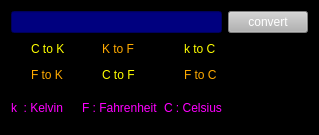
<?xml version="1.0" encoding="UTF-8"?>
<ui version="4.0">
 <class>Form</class>
 <widget class="QWidget" name="Form">
  <property name="geometry">
   <rect>
    <x>0</x>
    <y>0</y>
    <width>299</width>
    <height>135</height>
   </rect>
  </property>
  <property name="windowTitle">
   <string>Form</string>
  </property>
  <property name="styleSheet">
   <string notr="true">background-color: rgb(0, 0, 0);</string>
  </property>
  <layout class="QGridLayout" name="gridLayout">
   <item row="0" column="4">
    <widget class="QPushButton" name="btn_c">
     <property name="styleSheet">
      <string notr="true">background-color: rgb(178, 178, 178);
color: rgb(255, 255, 255);</string>
     </property>
     <property name="text">
      <string>convert</string>
     </property>
    </widget>
   </item>
   <item row="0" column="0" colspan="4">
    <widget class="QLineEdit" name="line">
     <property name="styleSheet">
      <string notr="true">color: rgb(85, 255, 255);
background-color: rgb(0, 0, 127);</string>
     </property>
    </widget>
   </item>
   <item row="1" column="0">
    <widget class="QRadioButton" name="rb_CK">
     <property name="enabled">
      <bool>true</bool>
     </property>
     <property name="styleSheet">
      <string notr="true">color: rgb(255, 255, 0);</string>
     </property>
     <property name="text">
      <string>C to K</string>
     </property>
    </widget>
   </item>
   <item row="2" column="0">
    <widget class="QRadioButton" name="rb_FK">
     <property name="styleSheet">
      <string notr="true">color: rgb(255, 170, 0);</string>
     </property>
     <property name="text">
      <string>F to K</string>
     </property>
    </widget>
   </item>
   <item row="2" column="2">
    <widget class="QRadioButton" name="rb_CF">
     <property name="styleSheet">
      <string notr="true">color: rgb(255, 255, 0);</string>
     </property>
     <property name="text">
      <string>C to F</string>
     </property>
    </widget>
   </item>
   <item row="1" column="2">
    <widget class="QRadioButton" name="rb_KF">
     <property name="styleSheet">
      <string notr="true">color: rgb(255, 170, 0);</string>
     </property>
     <property name="text">
      <string>K to F</string>
     </property>
    </widget>
   </item>
   <item row="3" column="0">
    <widget class="QLabel" name="label_3">
     <property name="styleSheet">
      <string notr="true">color:rgb(255, 0, 255);</string>
     </property>
     <property name="text">
      <string>k  : Kelvin</string>
     </property>
    </widget>
   </item>
   <item row="3" column="2">
    <widget class="QLabel" name="label_5">
     <property name="styleSheet">
      <string notr="true">color:rgb(255, 0, 255);</string>
     </property>
     <property name="text">
      <string>F : Fahrenheit</string>
     </property>
    </widget>
   </item>
   <item row="1" column="3">
    <widget class="QRadioButton" name="rb_KC">
     <property name="styleSheet">
      <string notr="true">color: rgb(255, 255, 0);</string>
     </property>
     <property name="text">
      <string>k to C</string>
     </property>
    </widget>
   </item>
   <item row="2" column="3">
    <widget class="QRadioButton" name="rb_FC">
     <property name="styleSheet">
      <string notr="true">color: rgb(255, 170, 0);</string>
     </property>
     <property name="text">
      <string>F to C</string>
     </property>
    </widget>
   </item>
   <item row="3" column="3">
    <widget class="QLabel" name="label_4">
     <property name="styleSheet">
      <string notr="true">color:rgb(255, 0, 255);</string>
     </property>
     <property name="text">
      <string>C : Celsius</string>
     </property>
    </widget>
   </item>
  </layout>
 </widget>
 <resources/>
 <connections/>
</ui>
